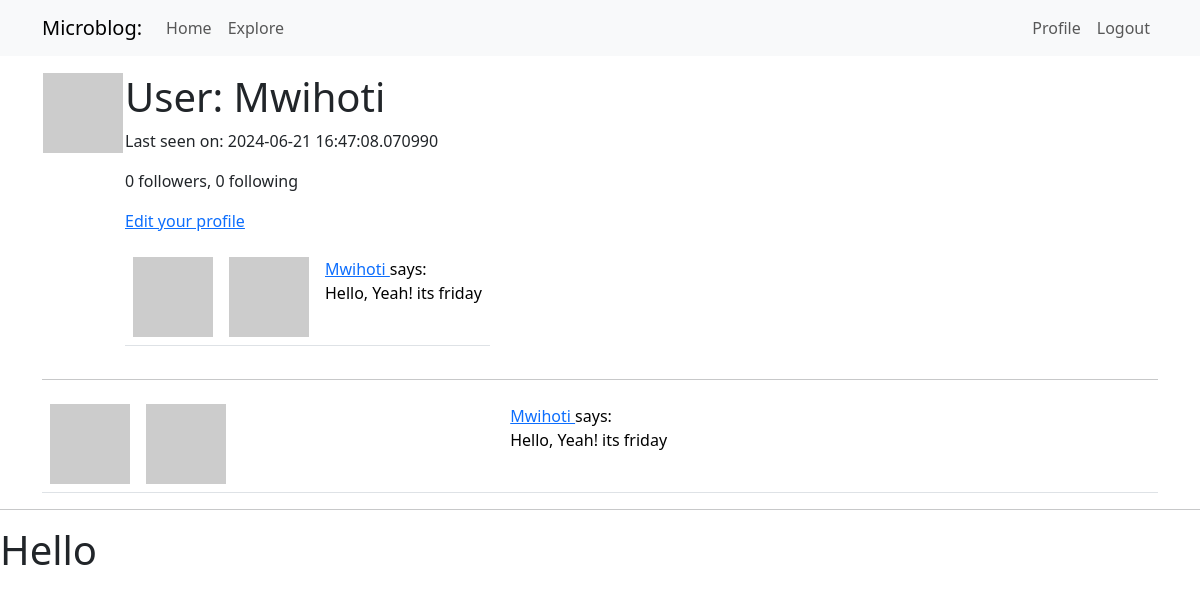
Page /user/Mwihoti (signed in) on the earlier database version.
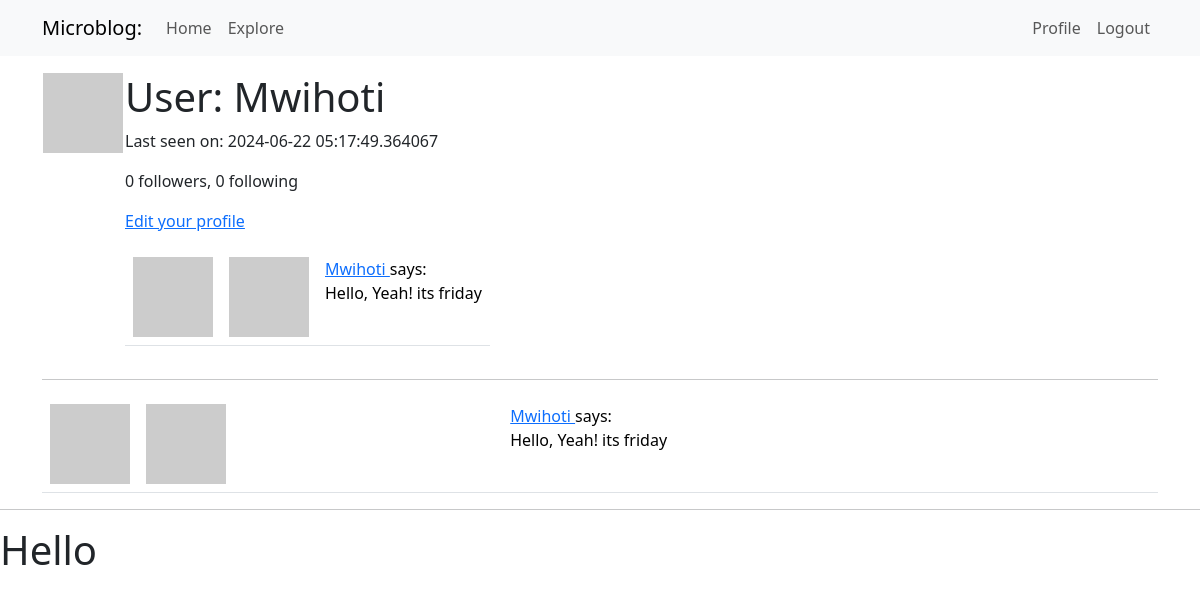
Same page on the later database version.
### app/models.py (models this page shows, shortened)
class User(UserMixin, db.Model):
    id: so.Mapped[int] = so.mapped_column(primary_key=True)
    username: so.Mapped[str] = so.mapped_column(sa.String(64), index=True,
                                                unique=True)
    email: so.Mapped[str] = so.mapped_column(sa.String(120), index=True,
                                             unique=True)
    password_hash: so.Mapped[Optional[str]] = so.mapped_column(sa.String(256))
    about_me: so.Mapped[Optional[str]] = so.mapped_column(sa.String(140))
    last_seen: so.Mapped[Optional[datetime]] = so.mapped_column(
        default=lambda: datetime.now(timezone.utc))
    posts: so.WriteOnlyMapped['Post'] = so.relationship(back_populates='author')
    following: so.WriteOnlyMapped['User'] = so.relationship(
        secondary=followers, primaryjoin=(followers.c.follower_id == id),
        secondaryjoin=(followers.c.followed_id==id),
        back_populates='followers'
    )
    followers: so.WriteOnlyMapped['User'] = so.relationship(
        secondary=followers, primaryjoin=(followers.c.followed_id == id),
        secondaryjoin=(followers.c.follower_id == id),
        back_populates='following'
    )
    def avatar(self, size):
        digest = hashlib.md5(self.email.lower().encode('utf-8')).hexdigest()
        return f'https://www.gravatar.com/avatar/{digest}?d=identicon&s={size}'
    @login.user_loader
    def load_user(id):
        return db.session.get(User, int(id))
    def followers_count(self):
        query = sa.select(sa.func.count()).select_from(
            self.followers.select().subquery())
        return db.session.scalar(query)
    def following_count(self):
        query = sa.select(sa.func.count()).select_from(
            self.following.select().subquery())
        return db.session.scalar(query)

class Post(db.Model):
    id: so.Mapped[int] = so.mapped_column(primary_key=True)
    body: so.Mapped[str] = so.mapped_column(sa.String(140))
    timestamp: so.Mapped[datetime] = so.mapped_column(
        index=True, default=lambda: datetime.now(timezone.utc))
    user_id: so.Mapped[int] = so.mapped_column(sa.ForeignKey('user.id'),
                                               index=True
    )
    author: so.Mapped[User] = so.relationship('User', back_populates='posts')

### app/routes.py (the view)
@app.route('/user/<username>')
@login_required
def user(username):
    user = db.first_or_404(sa.select(User).where(User.username == username))
    page = request.args.get('page', 1, type=int)
    query = user.posts.select().order_by(Post.timestamp.desc())
    posts = db.paginate(query, page=page, per_page=app.config['POSTS_PER_PAGE'],
                        error_out=False)
    next_url = url_for('user', username=user.username, page=posts.next_num) \
        if posts.has_next else None
    prev_url = url_for('user', username=user.username, page=posts.prev_num) \
        if posts.has_prev else None
    form = EmptyForm()
    return render_template('user.html', user=user, posts=posts, form=form, prev_url=prev_url, next_url=next_url)

### app/routes.py (called while the page is built)
@app.before_request
def before_request():
    if current_user.is_authenticated:
        current_user.last_seen = datetime.now(timezone.utc)
        db.session.commit()

### app/templates/user.html (shortened to what this page needs)
{% extends "base.html" %}
{% block content %}
<table>
    <tr valign="top">
        <td><img src="{{ user.avatar(128)}}"></td>
        <td>
            <h1>User: {{user.username }}</h1>
            {% if user.last_seen %}<p>Last seen on: {{ user.last_seen }}</p>{% endif %}
            <p>{{user.followers_count()}} followers, {{ user.following_count()}} following</p>
            {% if user == current_user %}
            <p><a href="{{ url_for('edit_profile') }}">Edit your profile</a></p>
            {% endif %}
            {% for post in posts %}
            {% include '_post.html' %}
        {% endfor %}
        </td>
    </tr>
</table>
<hr>
{% for post in posts %}
{% include '_post.html' %}
{%endfor %}
{% endblock %}

### app/templates/base.html (shortened to what this page needs)
<!doctype html>
<html>
    <head>
        <link
        href="https://cdn.jsdelivr.net/npm/bootstrap@5.3.2/dist/css/bootstrap.min.css"
        rel="stylesheet"
>
    </head>
    <body>
        <nav class="navbar navbar-expand-lg bg-body-tertiary">
              <div class="container">
                <a class="navbar-brand" href="{{url_for('index')}}">Microblog:</a>
                <div class="collapse navbar-collapse" id="navbarSupportedContent">
                    <ul class="navbar-nav me-auto mb-2 mb-lg-0">
            <li class="nav-item">
              <a class="nav-link" aria-current="page" href="{{ url_for('index') }}">Home</a>
            </li>
            <li class="nav-item">
              <a class="nav-link" aria-current="page" href="{{ url_for('explore') }}">Explore</a>
            </li>
          </ul>
          <ul class="navbar-nav mb-2 mb-lg-0">
            {% if current_user.is_anonymous %}
            <li class="nav-item">
              <a class="nav-link" aria-current="page" href="{{ url_for('login') }}">Login</a>
            </li>
            {% else %}
            <li class="nav-item">
              <a class="nav-link" aria-current="page" href="{{ url_for('user', username=current_user.username) }}">Profile</a>
            </li>
            <li class="nav-item">
              <a class="nav-link" aria-current="page" href="{{ url_for('logout') }}">Logout</a>
            </li>
            {% endif %}
          </ul>
                </div>
        </div>
        </nav>
      <div class="container mt-3">
            {% block content %}{% endblock %}
      </div>
        <hr>
        <h1>Hello</h1>
    </body>
</html>

### app/templates/_post.html
<table class="table table-hover">
    <tr >
        <td width="70px">
            <img src="{{post.author.avatar(36) }}"></td>
        <td>
            <a href="{{ url_for('user', username=post.author.username)}}">
                <img src="{{post.author.avatar(70)}}" />
            </a>
            <td>
                <a href="{{ url_for('user', username=post.author.username)}}">
                    {{ post.author.username}}
                </a>
                says: <br> {{post.body}} </td>
            </td>
    </tr>
</table>

Differences in the rows shown:
changed User "Mwihoti": last_seen "2024-06-21 16:47:08.070990" → "2024-06-22 05:17:49.364067"
